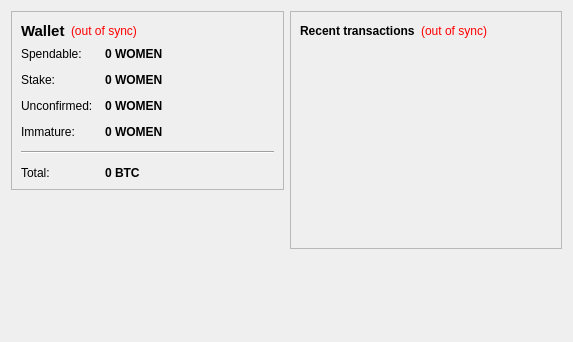
<?xml version="1.0" encoding="UTF-8"?>
<ui version="4.0">
 <class>OverviewPage</class>
 <widget class="QWidget" name="OverviewPage">
  <property name="geometry">
   <rect>
    <x>0</x>
    <y>0</y>
    <width>573</width>
    <height>342</height>
   </rect>
  </property>
  <property name="windowTitle">
   <string>Form</string>
  </property>
  <layout class="QHBoxLayout" name="horizontalLayout" stretch="1,1">
   <item>
    <layout class="QVBoxLayout" name="verticalLayout_2">
     <item>
      <widget class="QFrame" name="frame">
       <property name="frameShape">
        <enum>QFrame::StyledPanel</enum>
       </property>
       <property name="frameShadow">
        <enum>QFrame::Raised</enum>
       </property>
       <layout class="QVBoxLayout" name="verticalLayout_4">
        <item>
         <layout class="QHBoxLayout" name="horizontalLayout_4">
          <item>
           <widget class="QLabel" name="label_5">
            <property name="font">
             <font>
              <pointsize>11</pointsize>
              <weight>75</weight>
              <bold>true</bold>
             </font>
            </property>
            <property name="text">
             <string>Wallet</string>
            </property>
           </widget>
          </item>
          <item>
           <widget class="QLabel" name="labelWalletStatus">
            <property name="toolTip">
             <string>The displayed information may be out of date. Your wallet automatically synchronizes with the WOMENCOIN network after a connection is established, but this process has not completed yet.</string>
            </property>
            <property name="styleSheet">
             <string notr="true">QLabel { color: red; }</string>
            </property>
            <property name="text">
             <string notr="true">(out of sync)</string>
            </property>
            <property name="alignment">
             <set>Qt::AlignLeading|Qt::AlignLeft|Qt::AlignVCenter</set>
            </property>
           </widget>
          </item>
          <item>
           <spacer name="horizontalSpacer_2">
            <property name="orientation">
             <enum>Qt::Horizontal</enum>
            </property>
            <property name="sizeHint" stdset="0">
             <size>
              <width>40</width>
              <height>20</height>
             </size>
            </property>
           </spacer>
          </item>
         </layout>
        </item>
        <item>
         <layout class="QFormLayout" name="formLayout_2">
          <property name="fieldGrowthPolicy">
           <enum>QFormLayout::AllNonFixedFieldsGrow</enum>
          </property>
          <property name="horizontalSpacing">
           <number>12</number>
          </property>
          <property name="verticalSpacing">
           <number>12</number>
          </property>
          <item row="0" column="0">
           <widget class="QLabel" name="label">
            <property name="text">
             <string>Spendable:</string>
            </property>
           </widget>
          </item>
          <item row="0" column="1">
           <widget class="QLabel" name="labelBalance">
            <property name="font">
             <font>
              <weight>75</weight>
              <bold>true</bold>
             </font>
            </property>
            <property name="cursor">
             <cursorShape>IBeamCursor</cursorShape>
            </property>
            <property name="toolTip">
             <string>Your current spendable balance</string>
            </property>
            <property name="text">
             <string notr="true">0 WOMEN</string>
            </property>
            <property name="textInteractionFlags">
             <set>Qt::LinksAccessibleByMouse|Qt::TextSelectableByKeyboard|Qt::TextSelectableByMouse</set>
            </property>
           </widget>
          </item>
          <item row="1" column="0">
           <widget class="QLabel" name="label_6">
            <property name="text">
             <string>Stake:</string>
            </property>
           </widget>
          </item>
          <item row="1" column="1">
           <widget class="QLabel" name="labelStake">
            <property name="font">
             <font>
              <weight>75</weight>
              <bold>true</bold>
             </font>
            </property>
            <property name="cursor">
             <cursorShape>IBeamCursor</cursorShape>
            </property>
            <property name="toolTip">
             <string>Total of coins that was staked, and do not yet count toward the current balance</string>
            </property>
            <property name="text">
             <string notr="true">0 WOMEN</string>
            </property>
            <property name="textInteractionFlags">
             <set>Qt::LinksAccessibleByMouse|Qt::TextSelectableByKeyboard|Qt::TextSelectableByMouse</set>
            </property>
           </widget>
          </item>
          <item row="2" column="0">
           <widget class="QLabel" name="label_3">
            <property name="text">
             <string>Unconfirmed:</string>
            </property>
           </widget>
          </item>
          <item row="2" column="1">
           <widget class="QLabel" name="labelUnconfirmed">
            <property name="font">
             <font>
              <weight>75</weight>
              <bold>true</bold>
             </font>
            </property>
            <property name="cursor">
             <cursorShape>IBeamCursor</cursorShape>
            </property>
            <property name="toolTip">
             <string>Total of transactions that have yet to be confirmed, and do not yet count toward the current balance</string>
            </property>
            <property name="text">
             <string notr="true">0 WOMEN</string>
            </property>
            <property name="textInteractionFlags">
             <set>Qt::LinksAccessibleByMouse|Qt::TextSelectableByKeyboard|Qt::TextSelectableByMouse</set>
            </property>
           </widget>
          </item>
          <item row="3" column="0">
           <widget class="QLabel" name="labelImmatureText">
            <property name="text">
             <string>Immature:</string>
            </property>
           </widget>
          </item>
          <item row="3" column="1">
           <widget class="QLabel" name="labelImmature">
            <property name="font">
             <font>
              <weight>75</weight>
              <bold>true</bold>
             </font>
            </property>
            <property name="toolTip">
             <string>Mined balance that has not yet matured</string>
            </property>
            <property name="text">
             <string notr="true">0 WOMEN</string>
            </property>
            <property name="textInteractionFlags">
             <set>Qt::LinksAccessibleByMouse|Qt::TextSelectableByKeyboard|Qt::TextSelectableByMouse</set>
            </property>
           </widget>
          </item>
          <item row="4" column="0" colspan="2">
           <widget class="Line" name="line">
            <property name="orientation">
             <enum>Qt::Horizontal</enum>
            </property>
           </widget>
          </item>
          <item row="5" column="0">
           <widget class="QLabel" name="labelTotalText">
            <property name="text">
             <string>Total:</string>
            </property>
           </widget>
          </item>
          <item row="5" column="1">
           <widget class="QLabel" name="labelTotal">
            <property name="font">
             <font>
              <weight>75</weight>
              <bold>true</bold>
             </font>
            </property>
            <property name="cursor">
             <cursorShape>IBeamCursor</cursorShape>
            </property>
            <property name="toolTip">
             <string>Your current total balance</string>
            </property>
            <property name="text">
             <string notr="true">0 BTC</string>
            </property>
            <property name="textInteractionFlags">
             <set>Qt::LinksAccessibleByMouse|Qt::TextSelectableByKeyboard|Qt::TextSelectableByMouse</set>
            </property>
           </widget>
          </item>
         </layout>
        </item>
       </layout>
      </widget>
     </item>
     <item>
      <spacer name="verticalSpacer">
       <property name="orientation">
        <enum>Qt::Vertical</enum>
       </property>
       <property name="sizeHint" stdset="0">
        <size>
         <width>20</width>
         <height>40</height>
        </size>
       </property>
      </spacer>
     </item>
    </layout>
   </item>
   <item>
    <layout class="QVBoxLayout" name="verticalLayout_3">
     <item>
      <widget class="QFrame" name="frame_2">
       <property name="frameShape">
        <enum>QFrame::StyledPanel</enum>
       </property>
       <property name="frameShadow">
        <enum>QFrame::Raised</enum>
       </property>
       <layout class="QVBoxLayout" name="verticalLayout">
        <item>
         <layout class="QHBoxLayout" name="horizontalLayout_2">
          <item>
           <widget class="QLabel" name="label_4">
            <property name="text">
             <string>&lt;b&gt;Recent transactions&lt;/b&gt;</string>
            </property>
           </widget>
          </item>
          <item>
           <widget class="QLabel" name="labelTransactionsStatus">
            <property name="toolTip">
             <string>The displayed information may be out of date. Your wallet automatically synchronizes with the WOMENCOIN network after a connection is established, but this process has not completed yet.</string>
            </property>
            <property name="styleSheet">
             <string notr="true">QLabel { color: red; }</string>
            </property>
            <property name="text">
             <string notr="true">(out of sync)</string>
            </property>
            <property name="alignment">
             <set>Qt::AlignRight|Qt::AlignTrailing|Qt::AlignVCenter</set>
            </property>
           </widget>
          </item>
          <item>
           <spacer name="horizontalSpacer">
            <property name="orientation">
             <enum>Qt::Horizontal</enum>
            </property>
            <property name="sizeHint" stdset="0">
             <size>
              <width>40</width>
              <height>20</height>
             </size>
            </property>
           </spacer>
          </item>
         </layout>
        </item>
        <item>
         <widget class="QListView" name="listTransactions">
          <property name="styleSheet">
           <string notr="true">QListView { background: transparent; }</string>
          </property>
          <property name="frameShape">
           <enum>QFrame::NoFrame</enum>
          </property>
          <property name="verticalScrollBarPolicy">
           <enum>Qt::ScrollBarAlwaysOff</enum>
          </property>
          <property name="horizontalScrollBarPolicy">
           <enum>Qt::ScrollBarAlwaysOff</enum>
          </property>
          <property name="selectionMode">
           <enum>QAbstractItemView::NoSelection</enum>
          </property>
         </widget>
        </item>
       </layout>
      </widget>
     </item>
     <item>
      <spacer name="verticalSpacer_2">
       <property name="orientation">
        <enum>Qt::Vertical</enum>
       </property>
       <property name="sizeHint" stdset="0">
        <size>
         <width>20</width>
         <height>40</height>
        </size>
       </property>
      </spacer>
     </item>
    </layout>
   </item>
  </layout>
 </widget>
 <resources/>
 <connections/>
</ui>
